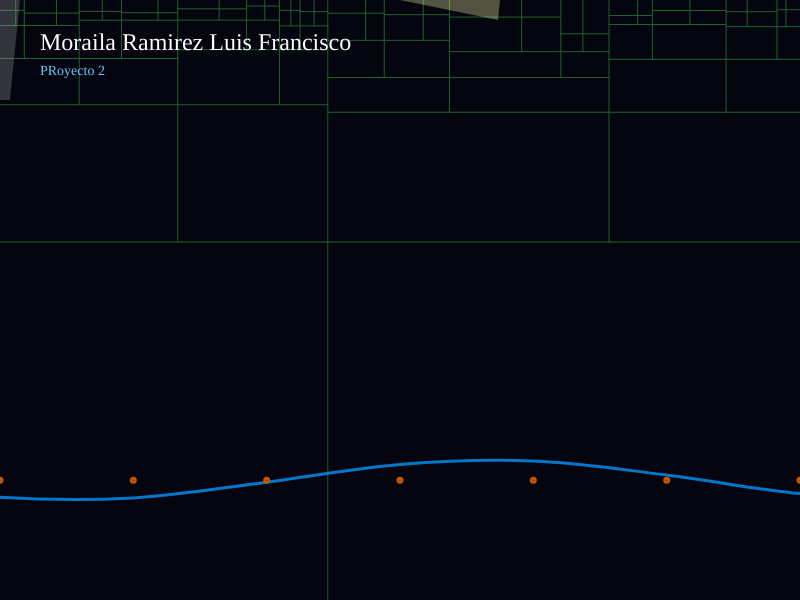
Frame 1 (no input)
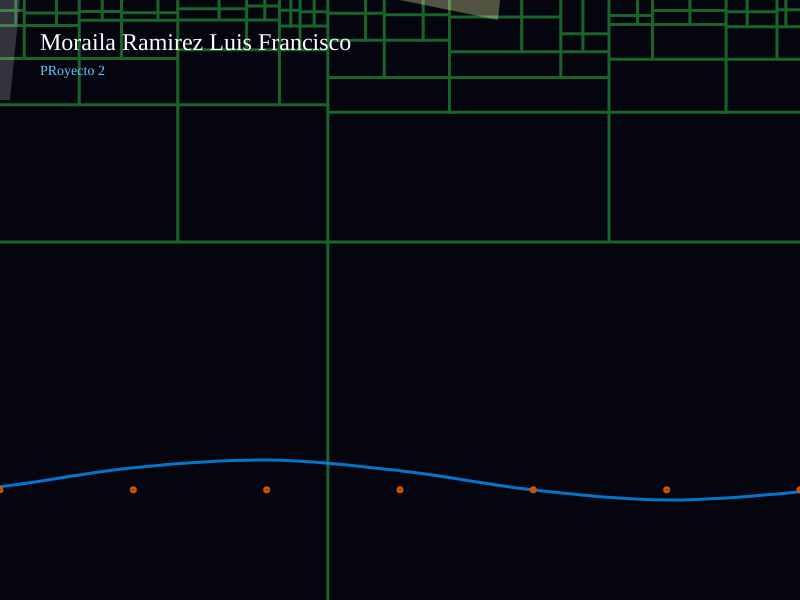
Frame 60 (no input)
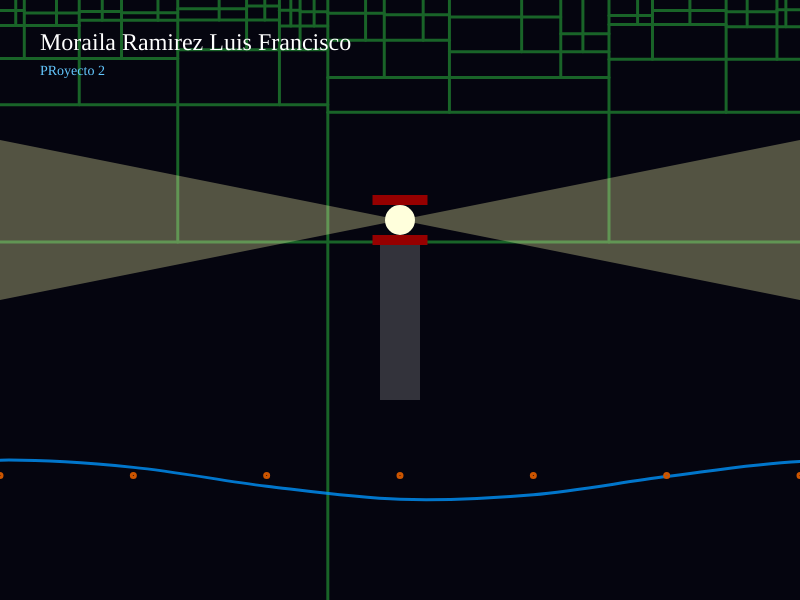
Frame 120 (the mouse pressed at the canvas centre since frame 60)

The p5.js sketch that drew these frames (run headless with seeded random() and noise() and a simulated clock; from frame 60 on, the mouse is pressed at the canvas centre):

// p5.js sketch
// ── sketch.js
let posicion;      
let escala = 1.0;  
let anguloLuz = 0; 
let shearVal = 0;  
let puntosCurva = [];
let profundidadFractal = 5; 

function setup() {
  createCanvas(800, 600);
  posicion = createVector(width / 2, height / 2);
  

  for (let i = -1; i <= 8; i++) {
    puntosCurva.push({ x: i * (width / 6), y: height - 120 });
  }
}

function draw() {
  background(5, 5, 15); 
  
  interaccion();
  
  randomSeed(99);
  stroke(25, 100, 40);
  dibujarFractal(0, 0, width, height, 5);

  dibujarCurva();
  
  push();
  aplicarTransformaciones();
  dibujarObjeto();
  pop();

  dibujarTexto();
}

function aplicarTransformaciones() {
  translate(posicion.x, posicion.y);
  scale(escala);
  shearX(shearVal);
}

function dibujarObjeto() {
  rectMode(CENTER);
  
  noStroke();
  fill(240,50);
  rect(0, 20, 40, 160); 
  fill(150, 0, 0);
  rect(0, -60, 55, 10); 
  rect(0, -100, 55, 10); 

  push();
  translate(0, -80); 
  rotate(anguloLuz); 
  
  fill(255, 255, 180, 80);
  triangle(0, 0, 500, -100, 500, 100);
  triangle(0, 0, -500, -100, -500, 100);
  pop();
  
  fill(255, 255, 220);
  circle(0, -80, 30);
}

function dibujarCurva() {
  strokeWeight(3);
  stroke(0, 150, 255, 200);
  noFill();
  
  beginShape();
  for (let i = 0; i < puntosCurva.length; i++) {
    let osc = sin(frameCount * 0.03 + i) * 20;
    curveVertex(puntosCurva[i].x, puntosCurva[i].y + osc);
  }
  endShape();
  
  stroke("#CC5500");
  for (let p of puntosCurva) {
    circle(p.x, p.y + sin(frameCount * 0.03) * 10, 4);
  }
}

function dibujarFractal(x, y, w, h, nivel) {
  if (nivel === 0) return;

  let cx = x + random(w * 0.3, w * 0.7);
  let cy = y + random(h * 0.3, h * 0.7);
  line(x, cy, x + w, cy);
  line(cx, y, cx, y + h);

  dibujarFractal(x, y, cx - x, cy - y, nivel - 1);
  dibujarFractal(cx, y, x + w - cx, cy - y, nivel - 1);
}

function dibujarTexto() {
  textFont('Comic Sans MS');
  fill(255);
  noStroke();
  
  textSize(24);
  text("Moraila Ramirez Luis Francisco", 40, 50);
  
  textSize(14);
  fill(100, 200, 255);
  text("PRoyecto 2", 40, 75);
}

function interaccion() {
  posicion.x = mouseX;
  posicion.y = mouseY;
  
  anguloLuz = map(mouseX, 0, width, 0, TWO_PI);
  
  shearVal = map(mouseY, 0, height, -0.1, 0.1);
}

function mouseWheel(event) {
  escala += event.delta * -0.001;
  escala = constrain(escala, 0.2, 4.0);
  return false;
}
